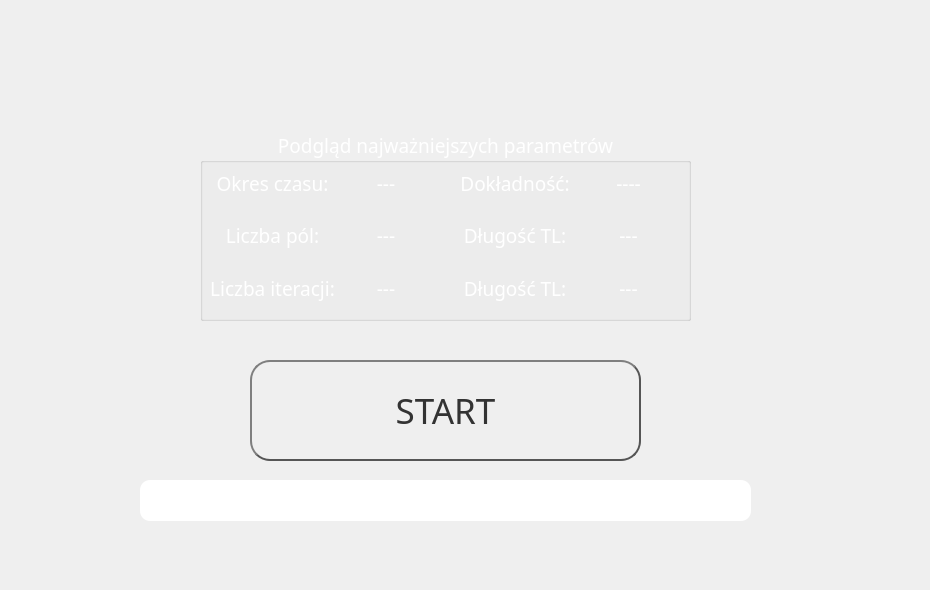
            <widget class="QWidget" name="page_7">
             <widget class="QPushButton" name="start">
              <property name="geometry">
               <rect>
                <x>250</x>
                <y>360</y>
                <width>391</width>
                <height>101</height>
               </rect>
              </property>
              <property name="font">
               <font>
                <family>Tw Cen MT Condensed</family>
                <pointsize>26</pointsize>
               </font>
              </property>
              <property name="toolTipDuration">
               <number>1</number>
              </property>
              <property name="styleSheet">
               <string notr="true">QPushButton {
    color: #333;
    border: 2px solid #555;
    border-radius: 20px;
    border-style: outset;
    background: qradialgradient(
        cx: 0.3, cy: -0.4, fx: 0.3, fy: -0.4,
        radius: 1.35, stop: 0 #fff, stop: 1 #888
        );
    padding: 5px;
    }

QPushButton:hover {
    background: qradialgradient(
        cx: 0.3, cy: -0.4, fx: 0.3, fy: -0.4,
        radius: 1.35, stop: 0 #fff, stop: 1 #bbb
        );
    }

QPushButton:pressed {
    border-style: inset;
    background: qradialgradient(
        cx: 0.4, cy: -0.1, fx: 0.4, fy: -0.1,
        radius: 1.35, stop: 0 #fff, stop: 1 #ddd
        );
    }</string>
              </property>
              <property name="text">
               <string>START</string>
              </property>
             </widget>
             <widget class="QProgressBar" name="pb">
              <property name="geometry">
               <rect>
                <x>140</x>
                <y>480</y>
                <width>611</width>
                <height>41</height>
               </rect>
              </property>
              <property name="font">
               <font>
                <pointsize>10</pointsize>
                <bold>true</bold>
               </font>
              </property>
              <property name="styleSheet">
               <string notr="true">QProgressBar{
text-align:center;
	color: rgb(255, 255, 255);
border-radius:10px;
}


QProgressBar::Chunk{
background-color: qlineargradient(spread:repeat, x1:1, y1:0, x2:1, y2:1, stop:0.0048216 rgba(78, 7, 207, 255), stop:0.300868 rgba(84, 127, 255, 255), stop:0.571842 rgba(182, 121, 247, 255), stop:0.78785 rgba(173, 77, 162, 255), stop:1 rgba(255, 34, 196, 255));
border-radius:10px;
}
</string>
              </property>
              <property name="value">
               <number>0</number>
              </property>
             </widget>
             <widget class="QGroupBox" name="groupBox_8">
              <property name="geometry">
               <rect>
                <x>200</x>
                <y>130</y>
                <width>491</width>
                <height>191</height>
               </rect>
              </property>
              <property name="font">
               <font>
                <family>Tw Cen MT Condensed</family>
                <pointsize>14</pointsize>
               </font>
              </property>
              <property name="styleSheet">
               <string notr="true">color: rgb(255, 255, 255);</string>
              </property>
              <property name="title">
               <string>Podgląd najważniejszych parametrów</string>
              </property>
              <property name="alignment">
               <set>Qt::AlignCenter</set>
              </property>
              <widget class="QWidget" name="gridLayoutWidget">
               <property name="geometry">
                <rect>
                 <x>10</x>
                 <y>30</y>
                 <width>221</width>
                 <height>151</height>
                </rect>
               </property>
               <layout class="QGridLayout" name="gridLayout_5">
                <item row="1" column="1">
                 <widget class="QLabel" name="text_2">
                  <property name="font">
                   <font>
                    <family>Tw Cen MT Condensed</family>
                    <pointsize>14</pointsize>
                   </font>
                  </property>
                  <property name="styleSheet">
                   <string notr="true">color: rgb(255, 255, 255);</string>
                  </property>
                  <property name="text">
                   <string>---</string>
                  </property>
                  <property name="alignment">
                   <set>Qt::AlignCenter</set>
                  </property>
                 </widget>
                </item>
                <item row="1" column="0">
                 <widget class="QLabel" name="label_15">
                  <property name="font">
                   <font>
                    <family>Tw Cen MT Condensed</family>
                    <pointsize>14</pointsize>
                   </font>
                  </property>
                  <property name="styleSheet">
                   <string notr="true">color: rgb(255, 255, 255);</string>
                  </property>
                  <property name="text">
                   <string>Liczba pól:</string>
                  </property>
                  <property name="alignment">
                   <set>Qt::AlignCenter</set>
                  </property>
                 </widget>
                </item>
                <item row="0" column="1">
                 <widget class="QLabel" name="text">
                  <property name="font">
                   <font>
                    <family>Tw Cen MT Condensed</family>
                    <pointsize>14</pointsize>
                   </font>
                  </property>
                  <property name="styleSheet">
                   <string notr="true">color: rgb(255, 255, 255);</string>
                  </property>
                  <property name="text">
                   <string>---</string>
                  </property>
                  <property name="alignment">
                   <set>Qt::AlignCenter</set>
                  </property>
                 </widget>
                </item>
                <item row="2" column="0">
                 <widget class="QLabel" name="label_16">
                  <property name="font">
                   <font>
                    <family>Tw Cen MT Condensed</family>
                    <pointsize>14</pointsize>
                   </font>
                  </property>
                  <property name="styleSheet">
                   <string notr="true">color: rgb(255, 255, 255);</string>
                  </property>
                  <property name="text">
                   <string>Liczba iteracji:</string>
                  </property>
                  <property name="alignment">
                   <set>Qt::AlignCenter</set>
                  </property>
                 </widget>
                </item>
                <item row="2" column="1">
                 <widget class="QLabel" name="text_3">
                  <property name="font">
                   <font>
                    <family>Tw Cen MT Condensed</family>
                    <pointsize>14</pointsize>
                   </font>
                  </property>
                  <property name="styleSheet">
                   <string notr="true">color: rgb(255, 255, 255);</string>
                  </property>
                  <property name="text">
                   <string>---</string>
                  </property>
                  <property name="alignment">
                   <set>Qt::AlignCenter</set>
                  </property>
                 </widget>
                </item>
                <item row="0" column="0">
                 <widget class="QLabel" name="label_13">
                  <property name="font">
                   <font>
                    <family>Tw Cen MT Condensed</family>
                    <pointsize>14</pointsize>
                   </font>
                  </property>
                  <property name="styleSheet">
                   <string notr="true">color: rgb(255, 255, 255);</string>
                  </property>
                  <property name="text">
                   <string>Okres czasu:</string>
                  </property>
                  <property name="alignment">
                   <set>Qt::AlignCenter</set>
                  </property>
                 </widget>
                </item>
               </layout>
              </widget>
              <widget class="QWidget" name="gridLayoutWidget_5">
               <property name="geometry">
                <rect>
                 <x>260</x>
                 <y>30</y>
                 <width>221</width>
                 <height>151</height>
                </rect>
               </property>
               <layout class="QGridLayout" name="gridLayout_19">
                <item row="1" column="1">
                 <widget class="QLabel" name="text_5">
                  <property name="font">
                   <font>
                    <family>Tw Cen MT Condensed</family>
                    <pointsize>14</pointsize>
                   </font>
                  </property>
                  <property name="styleSheet">
                   <string notr="true">color: rgb(255, 255, 255);</string>
                  </property>
                  <property name="text">
                   <string>---</string>
                  </property>
                  <property name="alignment">
                   <set>Qt::AlignCenter</set>
                  </property>
                 </widget>
                </item>
                <item row="1" column="0">
                 <widget class="QLabel" name="label_24">
                  <property name="font">
                   <font>
                    <family>Tw Cen MT Condensed</family>
                    <pointsize>14</pointsize>
                   </font>
                  </property>
                  <property name="styleSheet">
                   <string notr="true">color: rgb(255, 255, 255);</string>
                  </property>
                  <property name="text">
                   <string>Długość TL:</string>
                  </property>
                  <property name="alignment">
                   <set>Qt::AlignCenter</set>
                  </property>
                 </widget>
                </item>
                <item row="2" column="0">
                 <widget class="QLabel" name="label_67">
                  <property name="font">
                   <font>
                    <family>Tw Cen MT Condensed</family>
                    <pointsize>14</pointsize>
                   </font>
                  </property>
                  <property name="styleSheet">
                   <string notr="true">color: rgb(255, 255, 255);</string>
                  </property>
                  <property name="text">
                   <string>Długość TL:</string>
                  </property>
                  <property name="alignment">
                   <set>Qt::AlignCenter</set>
                  </property>
                 </widget>
                </item>
                <item row="0" column="1">
                 <widget class="QLabel" name="text_4">
                  <property name="font">
                   <font>
                    <family>Tw Cen MT Condensed</family>
                    <pointsize>14</pointsize>
                   </font>
                  </property>
                  <property name="styleSheet">
                   <string notr="true">color: rgb(255, 255, 255);</string>
                  </property>
                  <property name="text">
                   <string>----</string>
                  </property>
                  <property name="alignment">
                   <set>Qt::AlignCenter</set>
                  </property>
                 </widget>
                </item>
                <item row="0" column="0">
                 <widget class="QLabel" name="label_19">
                  <property name="font">
                   <font>
                    <family>Tw Cen MT Condensed</family>
                    <pointsize>14</pointsize>
                   </font>
                  </property>
                  <property name="styleSheet">
                   <string notr="true">color: rgb(255, 255, 255);</string>
                  </property>
                  <property name="text">
                   <string>Dokładność:</string>
                  </property>
                  <property name="alignment">
                   <set>Qt::AlignCenter</set>
                  </property>
                 </widget>
                </item>
                <item row="2" column="1">
                 <widget class="QLabel" name="text_11">
                  <property name="font">
                   <font>
                    <family>Tw Cen MT Condensed</family>
                    <pointsize>14</pointsize>
                   </font>
                  </property>
                  <property name="styleSheet">
                   <string notr="true">color: rgb(255, 255, 255);</string>
                  </property>
                  <property name="text">
                   <string>---</string>
                  </property>
                  <property name="alignment">
                   <set>Qt::AlignCenter</set>
                  </property>
                 </widget>
                </item>
               </layout>
              </widget>
             </widget>
             <widget class="QLabel" name="warn2">
              <property name="geometry">
               <rect>
                <x>140</x>
                <y>480</y>
                <width>621</width>
                <height>41</height>
               </rect>
              </property>
              <property name="font">
               <font>
                <pointsize>20</pointsize>
               </font>
              </property>
              <property name="styleSheet">
               <string notr="true">color: rgb(255, 0, 0);</string>
              </property>
              <property name="text">
               <string/>
              </property>
              <property name="alignment">
               <set>Qt::AlignCenter</set>
              </property>
             </widget>
             <widget class="QLabel" name="text_6">
              <property name="geometry">
               <rect>
                <x>430</x>
                <y>-10</y>
                <width>491</width>
                <height>571</height>
               </rect>
              </property>
              <property name="font">
               <font>
                <family>Tw Cen MT Condensed</family>
                <pointsize>14</pointsize>
               </font>
              </property>
              <property name="styleSheet">
               <string notr="true">color: rgb(255, 255, 255);</string>
              </property>
              <property name="text">
               <string/>
              </property>
              <property name="pixmap">
               <pixmap>pngwing.com.png</pixmap>
              </property>
              <property name="scaledContents">
               <bool>true</bool>
              </property>
              <property name="alignment">
               <set>Qt::AlignCenter</set>
              </property>
             </widget>
             <widget class="QLabel" name="text_12">
              <property name="geometry">
               <rect>
                <x>-20</x>
                <y>-10</y>
                <width>481</width>
                <height>581</height>
               </rect>
              </property>
              <property name="font">
               <font>
                <family>Tw Cen MT Condensed</family>
                <pointsize>14</pointsize>
               </font>
              </property>
              <property name="styleSheet">
               <string notr="true">color: rgb(255, 255, 255);</string>
              </property>
              <property name="text">
               <string/>
              </property>
              <property name="pixmap">
               <pixmap>idek.png</pixmap>
              </property>
              <property name="scaledContents">
               <bool>true</bool>
              </property>
              <property name="alignment">
               <set>Qt::AlignCenter</set>
              </property>
             </widget>
             <zorder>text_12</zorder>
             <zorder>text_6</zorder>
             <zorder>start</zorder>
             <zorder>pb</zorder>
             <zorder>groupBox_8</zorder>
             <zorder>warn2</zorder>
            </widget>
